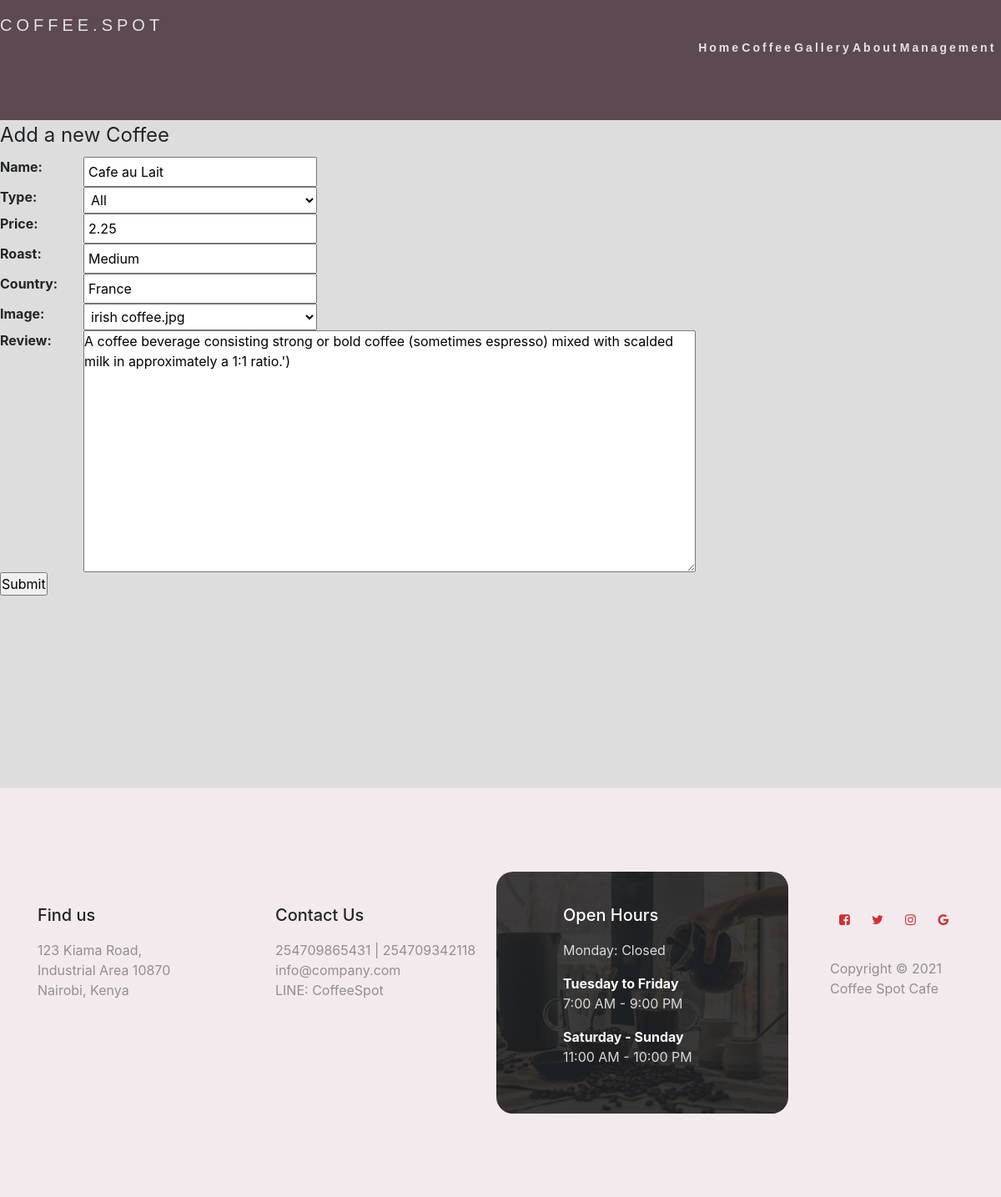
The app's page /CoffeeAdd.php?update=1 with its own data.
### tables this page shows
CREATE TABLE `coffee` (
  `id` int(11) NOT NULL,
  `name` varchar(255) DEFAULT NULL,
  `type` varchar(255) DEFAULT NULL,
  `price` double DEFAULT NULL,
  `roast` varchar(255) DEFAULT NULL,
  `country` varchar(255) DEFAULT NULL,
  `image` varchar(255) DEFAULT NULL,
  `review` text DEFAULT NULL
);

### Credentials.php (called while the page is built, shortened)
<?php
$database = "coffeedb";

### CoffeeModel.php (called while the page is built, shortened)
<?php
require ("CoffeeEntity.php");
class CoffeeModel {
    function GetCoffeeTypes() {
        require 'Credentials.php';
        $link=mysqli_connect($host, $user, $passwd) or die(mysqli_error());
        mysqli_select_db($link,$database);
        $result = mysqli_query($link,"SELECT DISTINCT type FROM coffee") or die(mysqli_error($link));
        $types = array();
        while ($row = mysqli_fetch_array($result)) {
            array_push($types, $row[0]);
        }
        return $types;
    }
    function GetCoffeeById($id) {
        require ('Credentials.php');
        $link=mysqli_connect($host, $user, $passwd) or die(mysqli_error());
        mysqli_select_db($link,$database);
        $query = "SELECT * FROM coffee WHERE id = $id";
        $result = mysqli_query($link,$query) or die(mysqli_error());
        while ($row = mysqli_fetch_array($result)) {
            $name = $row[1];
            $type = $row[2];
            $price = $row[3];
            $roast = $row[4];
            $country = $row[5];
            $image = $row[6];
            $review = $row[7];
            $coffee = new CoffeeEntity($id, $name, $type, $price, $roast, $country, $image, $review);
        }
        return $coffee;
    }
}

### CoffeeEntity.php (called while the page is built, shortened)
<?php
class coffeeEntity
{
    public function __construct($id, $name, $type, $price, $roast, $country, $image, $review)
    {
        $this->name = $name;
        $this->price = $price;
        $this->roast = $roast;
        $this->country = $country;
        $this->review = $review;
    }
}

### CoffeeAdd.php (the view, shortened to what this page needs)
<?php
require 'CoffeeController.php';
$coffeeController = new CoffeeController();
if(isset($_GET["update"]))
{
    $coffee = $coffeeController->GetCoffeeById($_GET["update"]);
    $content ="<div class='wrappe'> <form action='' method='post'>
    <fieldset>
        <legend>Add a new Coffee</legend>
        <label for='name'>Name: </label>
        <input type='text' class='inputField' name='txtName' value='$coffee->name'  /><br/>
        <label for='type'>Type: </label>
        <select class='inputField' name='ddlType'>
            <option value='%'>All</option>"
        .$coffeeController->CreateOptionValues($coffeeController->GetCoffeeTypes()).
        "</select><br/>
        <label for='price'>Price: </label>
        <input type='text' class='inputField' name='txtPrice' value='$coffee->price'/><br/>
        <label for='roast'>Roast: </label>
        <input type='text' class='inputField' name='txtRoast' value='$coffee->roast' /><br/>
        <label for='country'>Country: </label>
        <input type='text' class='inputField' name='txtCountry' value='$coffee->country' /><br/>
        <label for='image'>Image: </label>
        <select class='inputField' name='ddlImage'>"
        .$coffeeController->GetImages().
        "</select></br>
        <label for='review'>Review: </label>
        <textarea cols='70' rows='12' name='txtReview'>$coffee->review</textarea></br>
        <input type='submit' value='Submit'>
    </fieldset>
</form></div>";
}
include 'template.php';

### styles.css (style rules this page uses)
* { margin: 0; padding: 0; box-sizing: border-box; }
.inputField { width: 280px; padding: 4px; }
label { float: left; width: 100px; font-weight: bold; }
* { margin:0px; padding: 0px; box-sizing: border-box; }
.wrappe { width: 100%; background-color: #dddddd; min-height: 100vh; overflow: hidden; }

### records on screen
coffee: txtName "Cafe au Lait", txtPrice "2.25", txtRoast "Medium", txtCountry "France", txtReview "A coffee beverage consisting strong or bold coffee (sometimes espresso) mixed with scalded milk in approximately a 1:1 ratio.')"

### other values on screen
form field ddlImage "irish coffee.jpg"
